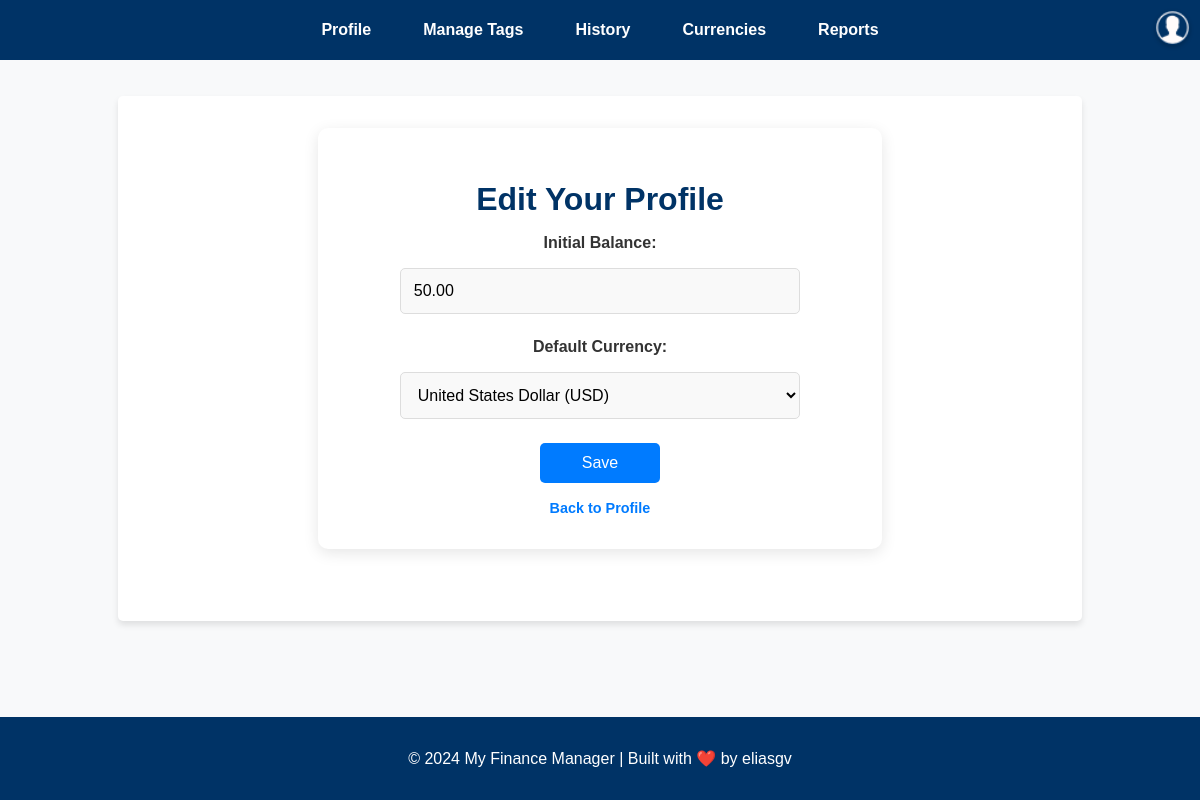
/users/profile/edit/ (signed in), run on an earlier commit of the app's database.
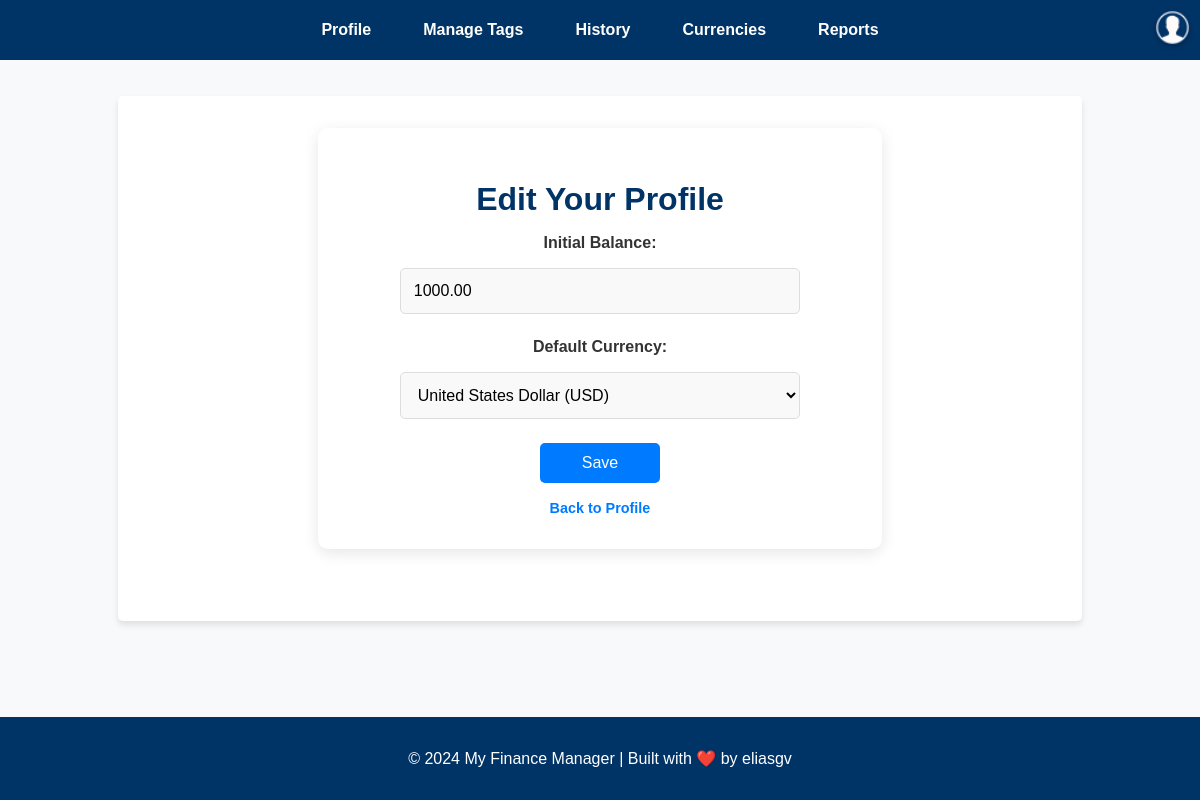
And on a later commit of the database.
### users/models.py (models this page shows, shortened)
class UserProfile(models.Model):
    user = models.OneToOneField(User, on_delete=models.CASCADE, related_name="profile")
    initial_balance = models.DecimalField(max_digits=10, decimal_places=2, default=0.00)
    balance = models.DecimalField(max_digits=10, decimal_places=2, default=0.00)
    default_currency = models.ForeignKey(Currency, on_delete=models.SET_NULL, null=True, default=146)

### users/views.py (the view)
# urls.py: path('profile/edit/', views.edit_initial_balance_view, name='edit_profile'),
@login_required
def edit_initial_balance_view(request):
    profile = request.user.profile
    currencies = Currency.objects.all()
    if request.method == 'POST':
        form = EditProfileForm(request.POST, instance=profile)
        if form.is_valid():
            form.save()
            messages.success(request, "Profile updated successfully.")
            return redirect('users:profile')
        else:
            messages.error(request, "Please correct the errors below.")
    else:
        form = EditProfileForm(instance=profile)
    return render(request, 'users/edit_profile.html', {
        'form': form,
        'currencies': currencies,
    })

### users/forms.py
class EditProfileForm(forms.ModelForm):
    class Meta:
        model = UserProfile
        fields = ['initial_balance' , 'default_currency']

### currencies/models.py (called while the page is built)
    def __str__(self):
        return f"{self.name} ({self.code})"

### templates/users/edit_profile.html (shortened to what this page needs)
{% extends 'base.html' %}
{% block content %}
<div class="edit-profile-container">
    <h1 class="edit-profile-title">Edit Your Profile</h1>
    <form method="POST" class="styled-form">
        <div class="form-group">
            <label for="initial_balance">Initial Balance:</label>
            {{ form.initial_balance }}
        </div>
        <div class="form-group">
            <label for="default_currency">Default Currency:</label>
            {{ form.default_currency }}
        </div>
        <button type="submit" class="btn btn-primary">Save</button>
    </form>
    <a href="{% url 'users:profile' %}" class="back-link">Back to Profile</a>
</div>
{% endblock %}

What changed in the data, as far as the page shows it:
changed UserProfile "United States Dollar (USD)": initial_balance "50.00" → "1000.00"
